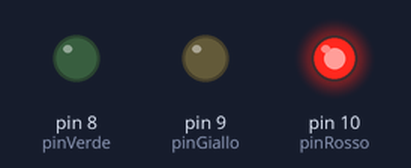
Bench run of a sketch on a simulated Arduino Uno, built with avr-gcc and run on an emulated ATmega328P. Shown: output pins drawn as LEDs (lit = HIGH).

Above: at 5.0 s.
At 15.0 s:
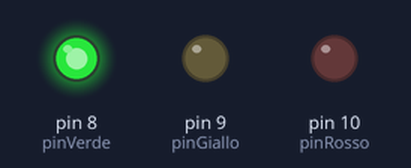
At 22.5 s:
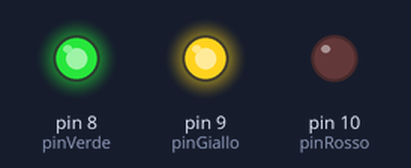
Timing chart, 0 to 32.5 s (numbered marks = the images above):
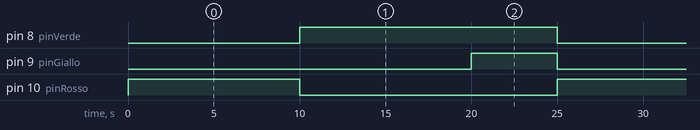

Measured:
- by itself, pin 8 (pinVerde): alternates HIGH for 15.0 s and LOW for 10.0 s
- by itself, pin 9 (pinGiallo): alternates HIGH for 5.0 s and LOW for 20.0 s
- by itself, pin 10 (pinRosso): alternates HIGH for 10.0 s and LOW for 15.0 s

The sketch:

sketch06.ino
```cpp
/*
  Prof. Michele Maffucci
  05.03.2014

 Esercizio 6
 Realizzare un semaforo,
 utilizzando tre LED (che chiameremo pinRosso, pinGiallo, pinVerde)
 rispettivamente rosso, giallo, verde.

 Utilizzare un qualsiasi pin digitale dal 3 al 12
 (nell’esempio è stato usato il pin 12, 11, 10) fissare i tempi
 di accensione e spegnimento ad 1 secondo.

 - durata del rosso 10 secondi
 - durata del verde 10 secondi
 - durata del giallo 5 secondi

 Questo codice è di dominio pubblico
 */

int delayRV = 10000;                  // durata rosso e verde
int delayG = 5000;                    // durata giallo

int pinRosso = 10;
int pinGiallo = 9;
int pinVerde = 8;

void setup() {
  // inizializzazione dei pin digitali come output.
  pinMode(pinRosso, OUTPUT);
  pinMode(pinGiallo, OUTPUT);
  pinMode(pinVerde, OUTPUT);
}

void loop() {

  digitalWrite(pinRosso, HIGH);         // accensione del rosso
  delay(delayRV);                       // durata accensione di 10 secondi
  digitalWrite(pinRosso, LOW);          //spegne il rosso

  digitalWrite(pinVerde, HIGH);         // accende il verde
  delay(delayRV);                       // durata accensione di 10 secondi

  digitalWrite(pinGiallo, HIGH);        // accende il giallo
  delay(delayG);                        // aspettare 5 secondi
  digitalWrite(pinVerde, LOW);          //spegne il verde
  digitalWrite(pinGiallo, LOW);         //spegne il giallo
}
```
